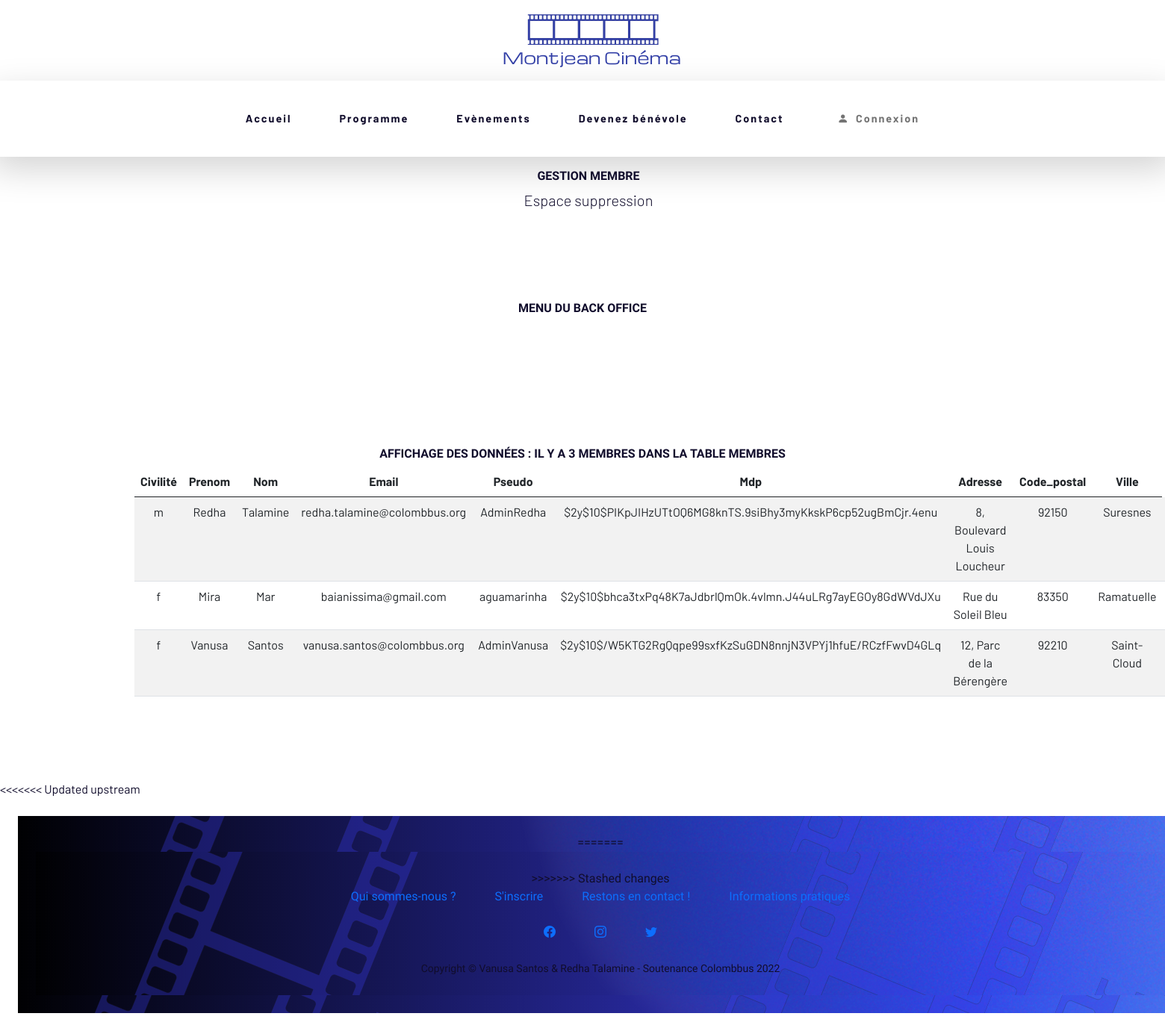
Page /admin/gestion_membres.php on the committed database.
### tables this page shows
CREATE TABLE `membres` (
  `id_membre` int(3) NOT NULL,
  `pseudo` varchar(20) NOT NULL,
  `mdp` varchar(255) NOT NULL,
  `nom` varchar(20) NOT NULL,
  `prenom` varchar(20) NOT NULL,
  `email` varchar(50) NOT NULL,
  `civilite` enum('m','f') NOT NULL,
  `ville` varchar(20) NOT NULL,
  `code_postal` int(5) NOT NULL,
  `adresse` varchar(50) NOT NULL,
  `statut` int(1) NOT NULL DEFAULT 0
);

### admin/gestion_membres.php (the view, shortened to what this page needs)
<?php
require_once '../inc/init.inc.php';
?>
<!DOCTYPE html>
<html lang="fr">
<head>
    <link rel="stylesheet" href="https://cdn.jsdelivr.net/npm/bootstrap-icons@1.5.0/font/bootstrap-icons.css">
    <link href="https://cdn.jsdelivr.net/npm/bootstrap@5.0.0-beta3/dist/css/bootstrap.min.css" rel="stylesheet">
    <link rel="stylesheet" href="css/styles.css" >
</head>
<body>
    <?php require_once '../inc/navbar.inc.php'; ?>
    <header class="container-fluid f-header p-2 m-2 col-12 text-center">
      <div class="col-12 text-center">
        <h1 class="">Gestion membre</h1>
        <p class="lead">Espace suppression</p>
    </header>
<main class="container mx-auto">
    <section class="row text-center m-5 py-5">
      <h2>Menu du back office</h2>
    </section>
    <section class="text-center m-5 py-5">
            <?php
                $requete = $pdoMJC->query( " SELECT * FROM membres ORDER BY id_membre ASC " );
                $nbr_membres = $requete->rowCount();
            ?>
            <br>
        <h2>Affichage des données : il y a <?php echo $nbr_membres; ?> membres dans la table MEMBRES</h2>
        <div class="col col-lg-10 col-md-8">
            <table class="table table-striped">
                <thead>
                    <tr>
                        <th>Civilité</th>
                        <th>Prenom</th>
                        <th>Nom</th>
                        <th>Email</th>
                        <th>Pseudo</th>
                        <th>Mdp</th>
                        <th>Adresse</th>
                        <th>Code_postal</th>
                        <th>Ville</th>
                    </tr>
                </thead>
                <tbody>
                <?php while ( $ligne = $requete->fetch( PDO::FETCH_ASSOC )) { ?>
                    <tr>
                        <td><?php echo $ligne['civilite']; ?></td>
                        <td><?php echo $ligne['prenom']; ?></td>
                        <td><?php echo $ligne['nom']; ?></td>
                        <td><?php echo $ligne['email']; ?></td>
                        <td><?php echo $ligne['pseudo']; ?></td>
                        <td><?php echo $ligne['mdp']; ?></td>
                        <td><?php echo $ligne['adresse']; ?></td>
                        <td><?php echo $ligne['code_postal']; ?></td>
                        <td><?php echo $ligne['ville']; ?></td>
                        <td><a href="?action=supprimer&id_membre=<?php echo $ligne['id_membre']; ?>" onclick="return(confirm('Voulez-vous vraiment supprimer votre profil de la liste des bénevoles ? '))">Supprimer le profil</a></td>
                    </tr>
                <?php } ?>
                </tbody>
            </table>
        </div>
    </section>
</main>
    <?php require_once '../inc/footer.inc.php';?>
</body>
</html>
</body>
</html>

### css/styles.css (style rules this page uses)
body { font-family: 'Barlow', bold, sans-serif; color: #110D2C; font-size: 1em; }
h1, h2, h3, h4 { font-family: 'Michroma', sans-serif; color: #110D2C; font-size: 1em; font-weight: bold; text-transform: uppercase; }

### rows in the picture
membres: civilite "m", prenom "Redha", nom "Talamine", email "redha.talamine@colombbus.org", pseudo "AdminRedha", mdp "$2y$10$PIKpJIHzUTtOQ6MG8knTS.9siBhy3myKkskP6cp52ugBmCjr.4enu", adresse "8, Boulevard Louis Loucheur", code_postal "92150", ville "Suresnes"
membres: civilite "f", prenom "Mira", nom "Mar", email "baianissima@gmail.com", pseudo "aguamarinha", mdp "$2y$10$bhca3txPq48K7aJdbrlQmOk.4vlmn.J44uLRg7ayEGOy8GdWVdJXu", adresse "Rue du Soleil Bleu", code_postal "83350", ville "Ramatuelle"
membres: civilite "f", prenom "Vanusa", nom "Santos", email "vanusa.santos@colombbus.org", pseudo "AdminVanusa", mdp "$2y$10$/W5KTG2RgQqpe99sxfKzSuGDN8nnjN3VPYj1hfuE/RCzfFwvD4GLq", adresse "12, Parc de la Bérengère", code_postal "92210", ville "Saint-Cloud"

### other values in the picture
$nbr_membres "3"
